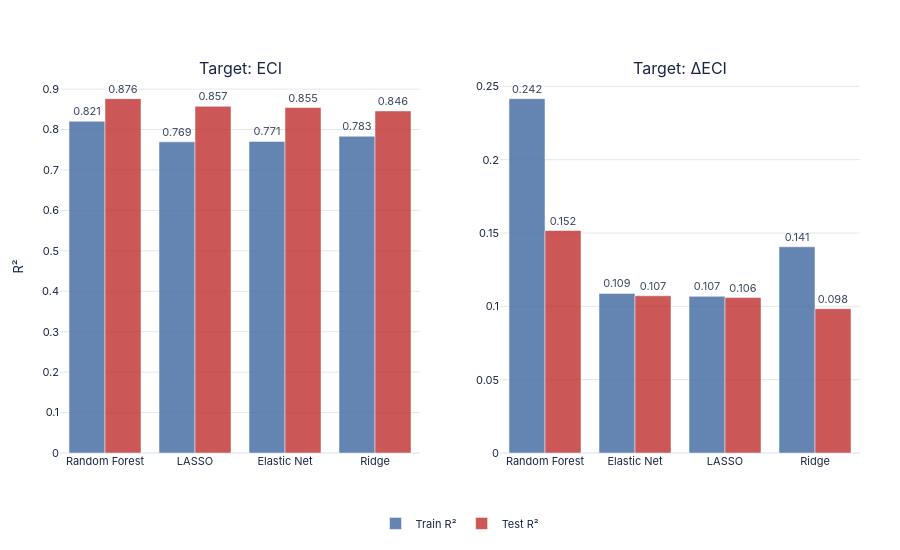
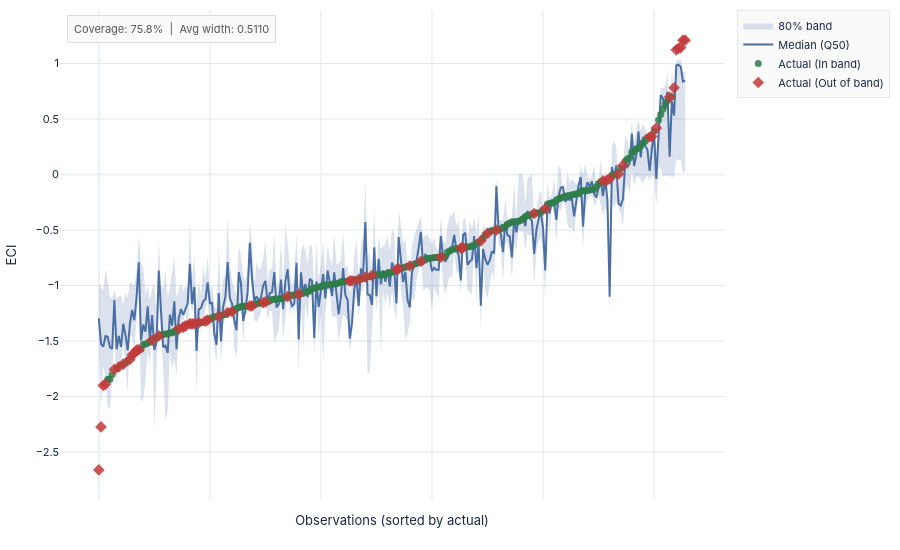
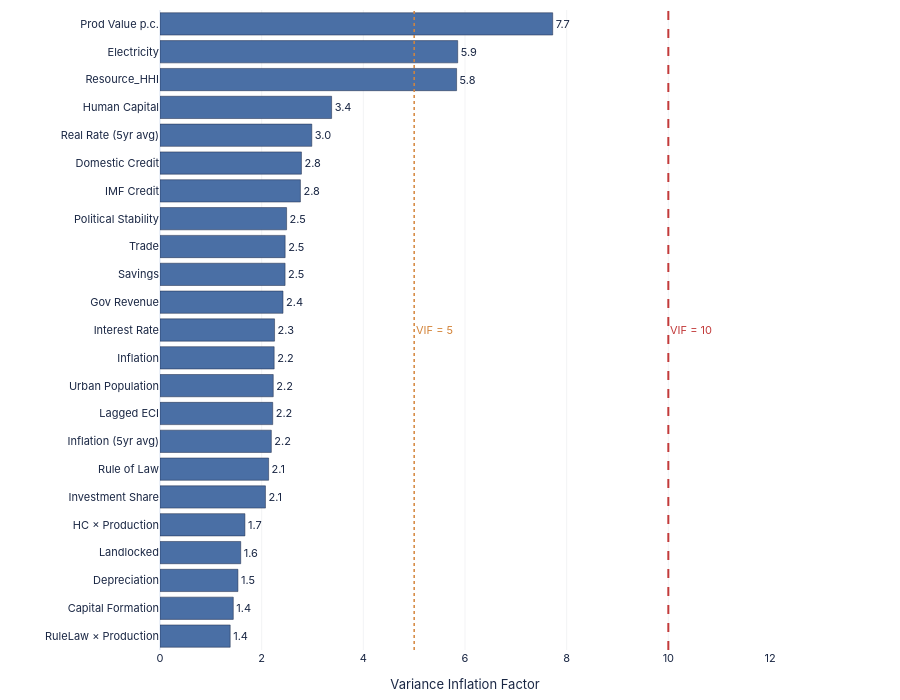
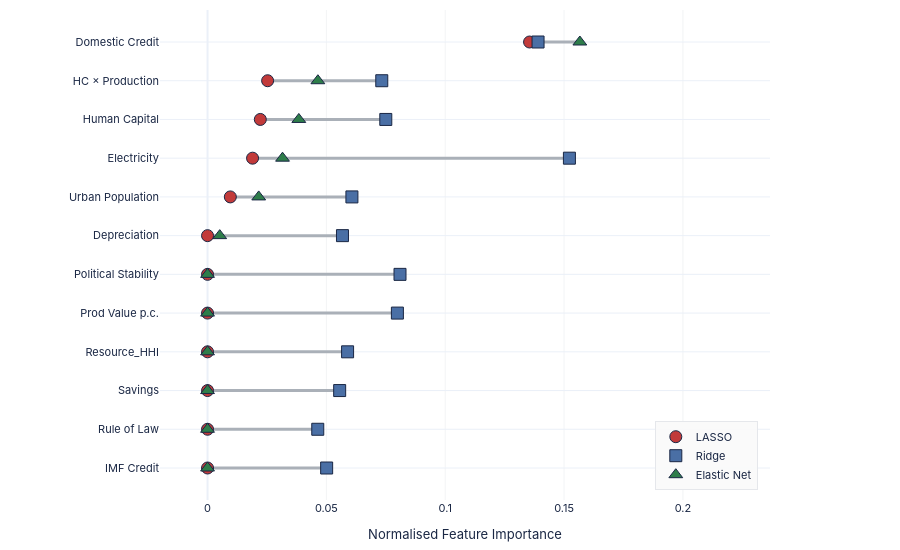

Notebook cell for these charts, in order:
### Markdown cell above
## 6. Visualisations — Interactive (Plotly)

Five interactive charts matching the static charts above.

### Code cell
# ── [A] Train vs Test R² ─────────────────────────────────────────────────────
print("[A] OOS R² comparison...")
figA = make_subplots(rows=1, cols=2, subplot_titles=['Target: ECI', 'Target: ΔECI'],
                     horizontal_spacing=0.1)
for col, perf in enumerate([perf_level, perf_delta], 1):
    figA.add_trace(go.Bar(name='Train R²', x=perf['Model'], y=perf['Train R²'],
                          marker_color=PALETTE['blue'], opacity=0.85,
                          text=[f'{v:.3f}' for v in perf['Train R²']], textposition='outside',
                          showlegend=(col==1)), row=1, col=col)
    figA.add_trace(go.Bar(name='Test R²',  x=perf['Model'], y=perf['Test R²'],
                          marker_color=PALETTE['red'],  opacity=0.85,
                          text=[f'{v:.3f}' for v in perf['Test R²']],  textposition='outside',
                          showlegend=(col==1)), row=1, col=col)
    figA.update_yaxes(title_text='R²' if col==1 else '',
                      gridcolor=STYLE['grid_color'], row=1, col=col)
figA.update_layout(**base_layout(barmode='group', height=STYLE['chart_height'],
                                  legend=dict(orientation='h', y=-0.15, x=0.5, xanchor='center',
                                              font=dict(size=STYLE['legend_size'])),
                                  margin=dict(l=60, r=40, t=80, b=80)))
save_chart(figA, os.path.join(OUT, 'OOS_R2_interactive'))


# ── [B] Prediction intervals ──────────────────────────────────────────────────
print("\n[B] Prediction intervals...")
plot_s  = interval_df.sort_values('Actual').reset_index(drop=True)
xlabels = plot_s.apply(lambda r: f"{r['Country Code']} {int(r['Year'])}", axis=1)

figB = go.Figure()
figB.add_trace(go.Scatter(
    x=list(range(len(plot_s))) + list(range(len(plot_s)))[::-1],
    y=plot_s['Q90'].tolist() + plot_s['Q10'].tolist()[::-1],
    fill='toself', fillcolor='rgba(74,111,165,0.2)',
    line=dict(color='rgba(0,0,0,0)'), hoverinfo='skip', name='80% band'))
figB.add_trace(go.Scatter(x=list(range(len(plot_s))), y=plot_s['Q50'],
    mode='lines', line=dict(color=PALETTE['blue'], width=2), name='Median (Q50)'))
for mask, color, sym, lbl in [
    (plot_s['In_Band'],  PALETTE['green'], 'circle',  'In band'),
    (~plot_s['In_Band'], PALETTE['red'],   'diamond', 'Out of band'),
]:
    figB.add_trace(go.Scatter(
        x=plot_s.index[mask].tolist(), y=plot_s.loc[mask, 'Actual'],
        mode='markers', marker=dict(color=color, size=7 if lbl=='In band' else 9, symbol=sym, opacity=0.85),
        name=f'Actual ({lbl})',
        hovertemplate='%{text}<br>Actual: %{y:.3f}<extra></extra>',
        text=xlabels[mask].tolist()))
figB.update_layout(**base_layout(
    xaxis=dict(title='Observations (sorted by actual)', showticklabels=False,
               gridcolor=STYLE['grid_color']),
    yaxis=dict(title='ECI', gridcolor=STYLE['grid_color']),
    annotations=[dict(text=f"Coverage: {coverage:.1%}  |  Avg width: {avg_width:.4f}",
                      xref='paper', yref='paper', x=0.01, y=0.99, showarrow=False,
                      font=dict(size=11, color='#555'),
                      bgcolor='rgba(250,250,250,0.9)', bordercolor='#ddd', borderwidth=1, borderpad=6)],
    legend=dict(font=dict(size=STYLE['legend_size']), bgcolor='rgba(250,250,250,0.9)',
                bordercolor='#e5e7eb', borderwidth=1)))
save_chart(figB, os.path.join(OUT, 'PredictionIntervals_interactive'))


# ── [C] VIF interactive ───────────────────────────────────────────────────────
print("\n[C] VIF chart (interactive)...")
vif_plot = vif_data.copy()
vif_plot['Short'] = vif_plot['Feature'].apply(shorten)
vif_plot = vif_plot.sort_values('VIF', ascending=True).reset_index(drop=True)
colors_vif = [PALETTE['red'] if v > 10 else PALETTE['blue'] for v in vif_plot['VIF']]

figC = go.Figure(go.Bar(
    y=vif_plot['Short'], x=vif_plot['VIF'], orientation='h',
    marker=dict(color=colors_vif, line=dict(color='#1a2744', width=0.5)),
    text=[f'{v:.1f}' for v in vif_plot['VIF']], textposition='outside',
    textfont=dict(size=STYLE['annotation_size'], color=STYLE['title_color']),
))
figC.add_vline(x=10, line=dict(color=PALETTE['red'],    width=2,   dash='dash'),
               annotation_text='VIF = 10', annotation_position='right',
               annotation_font=dict(size=STYLE['annotation_size'], color=PALETTE['red']))
figC.add_vline(x=5,  line=dict(color=PALETTE['orange'], width=1.5, dash='dot'),
               annotation_text='VIF = 5',  annotation_position='right',
               annotation_font=dict(size=STYLE['annotation_size'], color=PALETTE['orange']))
figC.update_layout(**base_layout(height=STYLE['chart_height_tall'], margin=STYLE['margin_bar'],
                                  xaxis=dict(title=dict(text='Variance Inflation Factor',
                                                        font=dict(size=STYLE['axis_title_size'])),
                                             gridcolor=STYLE['grid_color'], gridwidth=STYLE['grid_width'],
                                             range=[0, max(vif_plot['VIF'].max()*1.15, 12)]),
                                  yaxis=dict(tickfont=dict(size=STYLE['tick_size'])),
                                  showlegend=False))
save_chart(figC, os.path.join(OUT, 'VIF_model2_resource_rich_interactive'), width=1100, height=700)


# ── [D] Model Agreement interactive ──────────────────────────────────────────
print("\n[D] Model agreement (interactive)...")
top12_r = top12.iloc[::-1].reset_index(drop=True)
figD = go.Figure()
for _, row in top12_r.iterrows():
    vals = [row['LASSO'], row['Ridge'], row['Elastic Net']]
    figD.add_trace(go.Scatter(x=[min(vals), max(vals)], y=[row['Short'], row['Short']],
                               mode='lines', line=dict(color='#aab0b8', width=3),
                               showlegend=False, hoverinfo='skip'))
for mname, sym, col in [('LASSO','circle',PALETTE['red']),('Ridge','square',PALETTE['blue']),('Elastic Net','triangle-up',PALETTE['green'])]:
    figD.add_trace(go.Scatter(x=top12_r[mname], y=top12_r['Short'], mode='markers',
                               marker=dict(symbol=sym, size=12, color=col, line=dict(color='#1a2744', width=1)),
                               name=mname, hovertemplate='%{y}: %{x:.3f}<extra>' + mname + '</extra>'))
figD.update_layout(**base_layout(height=STYLE['chart_height'], margin=STYLE['margin_bar'],
                                  xaxis=dict(title=dict(text='Normalised Feature Importance',
                                                        font=dict(size=STYLE['axis_title_size'])),
                                             gridcolor=STYLE['grid_color'], gridwidth=STYLE['grid_width'],
                                             range=[-0.02, top12[['LASSO','Ridge','Elastic Net']].max().max()+0.08]),
                                  yaxis=dict(tickfont=dict(size=STYLE['tick_size'])),
                                  legend=dict(font=dict(size=STYLE['legend_size']),
                                              yanchor='bottom', y=0.02, xanchor='right', x=0.98,
                                              bgcolor='rgba(250,250,250,0.95)', bordercolor='#e5e7eb', borderwidth=1)))
save_chart(figD, os.path.join(OUT, 'ModelAgreement_model2_resource_rich_interactive'), width=1100, height=600)


# ── [E] RF importance interactive ─────────────────────────────────────────────
print("\n[E] RF importance (interactive)...")
def lerp_color(t, c_lo=(230,185,128), c_hi=(180,80,40)):
    return f'rgb({int(c_lo[0]+(c_hi[0]-c_lo[0])*t)},{int(c_lo[1]+(c_hi[1]-c_lo[1])*t)},{int(c_lo[2]+(c_hi[2]-c_lo[2])*t)})'

rf_top_r       = rf_top.iloc[::-1].reset_index(drop=True)
norm_vals_r    = (rf_top_r['Importance'] / rf_top_r['Importance'].max()).values
bar_colors_rf  = [lerp_color(v) for v in norm_vals_r]

figE = go.Figure(go.Bar(
    y=[shorten(f) for f in rf_top_r['Feature']], x=rf_top_r['Importance'], orientation='h',
    marker=dict(color=bar_colors_rf, line=dict(color='#1a2744', width=0.5)),
    text=[f'{v:.4f}' for v in rf_top_r['Importance']], textposition='outside',
    textfont=dict(size=STYLE['annotation_size'], color=STYLE['title_color']),
))
figE.update_layout(**base_layout(height=STYLE['chart_height_tall'], margin=STYLE['margin_bar'],
                                  xaxis=dict(title=dict(text='Mean Decrease in Impurity',
                                                        font=dict(size=STYLE['axis_title_size'])),
                                             gridcolor=STYLE['grid_color'], gridwidth=STYLE['grid_width'],
                                             range=[0, rf_top['Importance'].max()*1.22]),
                                  yaxis=dict(tickfont=dict(size=STYLE['tick_size'])),
                                  showlegend=False,
                                  annotations=[dict(text=f"OOB R²={rf.oob_score_:.3f}  |  200 trees  |  max_depth=4",
                                                    xref='paper', yref='paper', x=0.98, y=0.02,
                                                    showarrow=False, font=dict(size=STYLE['annotation_size'], color='#666'),
                                                    bgcolor='rgba(250,250,250,0.95)', bordercolor='#e5e7eb',
                                                    borderwidth=1, borderpad=6)]))
save_chart(figE, os.path.join(OUT, 'RF_model2_resource_rich_interactive'), width=1100, height=700)
print(f"\n✓ All interactive charts saved to {OUT}/")

### Figure 1 — Plotly figure (JSON) as saved in the notebook; plotly's stock layout.template omitted (floating-point values rounded to 4 significant figures)
{"data": [{"marker": {"color": "#4a6fa5"}, "name": "Train R²", "opacity": 0.85, "showlegend": true, "text": ["0.821", "0.769", "0.771", "0.783"], "textposition": "outside", "type": "bar", "x": ["Random Forest", "LASSO", "Elastic Net", "Ridge"], "xaxis": "x", "y": [0.8205, 0.7695, 0.7707, 0.7835], "yaxis": "y"}, {"marker": {"color": "#c23a3a"}, "name": "Test R²", "opacity": 0.85, "showlegend": true, "text": ["0.876", "0.857", "0.855", "0.846"], "textposition": "outside", "type": "bar", "x": ["Random Forest", "LASSO", "Elastic Net", "Ridge"], "xaxis": "x", "y": [0.8764, 0.8573, 0.8545, 0.846], "yaxis": "y"}, {"marker": {"color": "#4a6fa5"}, "name": "Train R²", "opacity": 0.85, "showlegend": false, "text": ["0.242", "0.109", "0.107", "0.141"], "textposition": "outside", "type": "bar", "x": ["Random Forest", "Elastic Net", "LASSO", "Ridge"], "xaxis": "x2", "y": [0.2416, 0.1088, 0.1068, 0.1406], "yaxis": "y2"}, {"marker": {"color": "#c23a3a"}, "name": "Test R²", "opacity": 0.85, "showlegend": false, "text": ["0.152", "0.107", "0.106", "0.098"], "textposition": "outside", "type": "bar", "x": ["Random Forest", "Elastic Net", "LASSO", "Ridge"], "xaxis": "x2", "y": [0.1517, 0.1072, 0.106, 0.0984], "yaxis": "y2"}], "layout": {"annotations": [{"font": {"size": 16}, "showarrow": false, "text": "Target: ECI", "x": 0.225, "xanchor": "center", "xref": "paper", "y": 1, "yanchor": "bottom", "yref": "paper"}, {"font": {"size": 16}, "showarrow": false, "text": "Target: ΔECI", "x": 0.775, "xanchor": "center", "xref": "paper", "y": 1, "yanchor": "bottom", "yref": "paper"}], "barmode": "group", "font": {"color": "#1a2744", "family": "IBM Plex Sans, -apple-system, BlinkMacSystemFont, sans-serif", "size": 11}, "height": 550, "legend": {"font": {"size": 11}, "orientation": "h", "x": 0.5, "xanchor": "center", "y": -0.15}, "margin": {"b": 80, "l": 60, "r": 40, "t": 80}, "paper_bgcolor": "#FFFFFF", "plot_bgcolor": "#FFFFFF", "xaxis": {"anchor": "y", "domain": [0, 0.45]}, "xaxis2": {"anchor": "y2", "domain": [0.55, 1]}, "yaxis": {"anchor": "x", "domain": [0, 1], "gridcolor": "#e5e7eb", "title": {"text": "R²"}}, "yaxis2": {"anchor": "x2", "domain": [0, 1], "gridcolor": "#e5e7eb", "title": {"text": ""}}}}

### Figure 2 — Plotly figure (JSON) as saved in the notebook; plotly's stock layout.template omitted (floating-point values rounded to 4 significant figures; data arrays with more than 128 entries replaced by an {"elided": "..."} marker saying what was removed)
{"data": [{"fill": "toself", "fillcolor": "rgba(74,111,165,0.2)", "hoverinfo": "skip", "line": {"color": "rgba(0,0,0,0)"}, "name": "80% band", "type": "scatter", "x": {"elided": "530 int values"}, "y": {"elided": "530 float values"}}, {"line": {"color": "#4a6fa5", "width": 2}, "mode": "lines", "name": "Median (Q50)", "type": "scatter", "x": {"elided": "265 int values"}, "y": {"elided": "265 float values"}}, {"hovertemplate": "%{text}<br>Actual: %{y:.3f}<extra></extra>", "marker": {"color": "#2e7d4a", "opacity": 0.85, "size": 7, "symbol": "circle"}, "mode": "markers", "name": "Actual (In band)", "text": {"elided": "201 str values"}, "type": "scatter", "x": {"elided": "201 int values"}, "y": {"elided": "201 float values"}}, {"hovertemplate": "%{text}<br>Actual: %{y:.3f}<extra></extra>", "marker": {"color": "#c23a3a", "opacity": 0.85, "size": 9, "symbol": "diamond"}, "mode": "markers", "name": "Actual (Out of band)", "text": ["TCD 2016", "TCD 2017", "GNQ 2019", "IRQ 2016", "NGA 2016", "NGA 2018", "GIN 2017", "GNQ 2018", "DZA 2015", "GNQ 2016", "AGO 2017", "DZA 2018", "MDG 2019", "NER 2015", "MDG 2018", "MDG 2017", "YEM 2017", "MWI 2016", "NGA 2015", "MMR 2019", "MDG 2016", "COG 2015", "CMR 2018", "VEN 2019", "GAB 2019", "YEM 2016", "COG 2018", "ECU 2019", "ETH 2019", "MNG 2017", "CIV 2019", "AGO 2015", "DZA 2016", "NER 2016", "ETH 2015", "TZA 2019", "MWI 2018", "LBR 2016", "LBR 2019", "MLI 2015", "UGA 2017", "UZB 2015", "CIV 2017", "ZMB 2017", "COG 2016", "MLI 2016", "KAZ 2015", "MLI 2019", "LBR 2017", "EGY 2017", "VNM 2017", "TZA 2018", "IRN 2019", "QAT 2018", "ARE 2017", "ARE 2018", "KWT 2019", "BHR 2017", "SAU 2018", "MYS 2015", "MYS 2017", "MYS 2016", "MYS 2019", "MYS 2018"], "type": "scatter", "x": [0, 1, 2, 3, 7, 9, 11, 14, 15, 16, 17, 18, 24, 27, 36, 38, 39, 41, 42, 43, 45, 48, 49, 54, 58, 60, 68, 69, 74, 75, 85, 90, 113, 114, 117, 120, 123, 134, 135, 140, 145, 154, 163, 164, 172, 175, 179, 196, 201, 227, 229, 230, 234, 236, 248, 249, 251, 257, 259, 260, 261, 262, 263, 264], "y": [-2.661, -2.274, -1.901, -1.888, -1.756, -1.734, -1.709, -1.666, -1.626, -1.608, -1.581, -1.578, -1.494, -1.453, -1.39, -1.377, -1.364, -1.345, -1.345, -1.344, -1.335, -1.32, -1.311, -1.277, -1.243, -1.235, -1.184, -1.184, -1.155, -1.148, -1.1, -1.078, -0.959, -0.958, -0.945, -0.924, -0.908, -0.857, -0.849, -0.823, -0.783, -0.745, -0.663, -0.658, -0.598, -0.531, -0.501, -0.351, -0.308, -0.058, -0.048, -0.038, 0.004, 0.082, 0.338, 0.343, 0.419, 0.698, 0.781, 1.124, 1.138, 1.144, 1.209, 1.211]}], "layout": {"annotations": [{"bgcolor": "rgba(250,250,250,0.9)", "bordercolor": "#ddd", "borderpad": 6, "borderwidth": 1, "font": {"color": "#555", "size": 11}, "showarrow": false, "text": "Coverage: 75.8%  |  Avg width: 0.5110", "x": 0.01, "xref": "paper", "y": 0.99, "yref": "paper"}], "font": {"color": "#1a2744", "family": "IBM Plex Sans, -apple-system, BlinkMacSystemFont, sans-serif", "size": 11}, "height": 550, "legend": {"bgcolor": "rgba(250,250,250,0.9)", "bordercolor": "#e5e7eb", "borderwidth": 1, "font": {"size": 11}}, "margin": {"b": 50, "l": 60, "r": 40, "t": 10}, "paper_bgcolor": "#FFFFFF", "plot_bgcolor": "#FFFFFF", "xaxis": {"gridcolor": "#e5e7eb", "showticklabels": false, "title": {"text": "Observations (sorted by actual)"}}, "yaxis": {"gridcolor": "#e5e7eb", "title": {"text": "ECI"}}}}

### Figure 3 — Plotly figure (JSON) as saved in the notebook; plotly's stock layout.template omitted (floating-point values rounded to 4 significant figures)
{"data": [{"marker": {"color": ["#4a6fa5", "#4a6fa5", "#4a6fa5", "#4a6fa5", "#4a6fa5", "#4a6fa5", "#4a6fa5", "#4a6fa5", "#4a6fa5", "#4a6fa5", "#4a6fa5", "#4a6fa5", "#4a6fa5", "#4a6fa5", "#4a6fa5", "#4a6fa5", "#4a6fa5", "#4a6fa5", "#4a6fa5", "#4a6fa5", "#4a6fa5", "#4a6fa5", "#4a6fa5"], "line": {"color": "#1a2744", "width": 0.5}}, "orientation": "h", "text": ["1.4", "1.4", "1.5", "1.6", "1.7", "2.1", "2.1", "2.2", "2.2", "2.2", "2.2", "2.3", "2.4", "2.5", "2.5", "2.5", "2.8", "2.8", "3.0", "3.4", "5.8", "5.9", "7.7"], "textfont": {"color": "#1a2744", "size": 11}, "textposition": "outside", "type": "bar", "x": [1.381, 1.442, 1.533, 1.588, 1.671, 2.075, 2.137, 2.19, 2.218, 2.228, 2.246, 2.254, 2.42, 2.461, 2.462, 2.491, 2.762, 2.783, 2.986, 3.376, 5.835, 5.857, 7.725], "y": ["RuleLaw × Production", "Capital Formation", "Depreciation", "Landlocked", "HC × Production", "Investment Share", "Rule of Law", "Inflation (5yr avg)", "Lagged ECI", "Urban Population", "Inflation", "Interest Rate", "Gov Revenue", "Savings", "Trade", "Political Stability", "IMF Credit", "Domestic Credit", "Real Rate (5yr avg)", "Human Capital", "Resource_HHI", "Electricity", "Prod Value p.c."]}], "layout": {"annotations": [{"font": {"color": "#c23a3a", "size": 11}, "showarrow": false, "text": "VIF = 10", "x": 10, "xanchor": "left", "xref": "x", "y": 0.5, "yanchor": "middle", "yref": "y domain"}, {"font": {"color": "#d4853b", "size": 11}, "showarrow": false, "text": "VIF = 5", "x": 5, "xanchor": "left", "xref": "x", "y": 0.5, "yanchor": "middle", "yref": "y domain"}], "font": {"color": "#1a2744", "family": "IBM Plex Sans, -apple-system, BlinkMacSystemFont, sans-serif", "size": 11}, "height": 700, "margin": {"b": 50, "l": 160, "r": 130, "t": 10}, "paper_bgcolor": "#FFFFFF", "plot_bgcolor": "#FFFFFF", "shapes": [{"line": {"color": "#c23a3a", "dash": "dash", "width": 2}, "type": "line", "x0": 10, "x1": 10, "xref": "x", "y0": 0, "y1": 1, "yref": "y domain"}, {"line": {"color": "#d4853b", "dash": "dot", "width": 1.5}, "type": "line", "x0": 5, "x1": 5, "xref": "x", "y0": 0, "y1": 1, "yref": "y domain"}], "showlegend": false, "xaxis": {"gridcolor": "#e5e7eb", "gridwidth": 0.5, "range": [0, 12], "title": {"font": {"size": 13}, "text": "Variance Inflation Factor"}}, "yaxis": {"tickfont": {"size": 11}}}}

### Figure 4 — Plotly figure (JSON) as saved in the notebook; plotly's stock layout.template omitted (floating-point values rounded to 4 significant figures)
{"data": [{"hoverinfo": "skip", "line": {"color": "#aab0b8", "width": 3}, "mode": "lines", "showlegend": false, "type": "scatter", "x": [0, 0.05011], "y": ["IMF Credit", "IMF Credit"]}, {"hoverinfo": "skip", "line": {"color": "#aab0b8", "width": 3}, "mode": "lines", "showlegend": false, "type": "scatter", "x": [0, 0.04637], "y": ["Rule of Law", "Rule of Law"]}, {"hoverinfo": "skip", "line": {"color": "#aab0b8", "width": 3}, "mode": "lines", "showlegend": false, "type": "scatter", "x": [0, 0.05559], "y": ["Savings", "Savings"]}, {"hoverinfo": "skip", "line": {"color": "#aab0b8", "width": 3}, "mode": "lines", "showlegend": false, "type": "scatter", "x": [0, 0.05892], "y": ["Resource_HHI", "Resource_HHI"]}, {"hoverinfo": "skip", "line": {"color": "#aab0b8", "width": 3}, "mode": "lines", "showlegend": false, "type": "scatter", "x": [0, 0.07988], "y": ["Prod Value p.c.", "Prod Value p.c."]}, {"hoverinfo": "skip", "line": {"color": "#aab0b8", "width": 3}, "mode": "lines", "showlegend": false, "type": "scatter", "x": [0, 0.08098], "y": ["Political Stability", "Political Stability"]}, {"hoverinfo": "skip", "line": {"color": "#aab0b8", "width": 3}, "mode": "lines", "showlegend": false, "type": "scatter", "x": [0, 0.05677], "y": ["Depreciation", "Depreciation"]}, {"hoverinfo": "skip", "line": {"color": "#aab0b8", "width": 3}, "mode": "lines", "showlegend": false, "type": "scatter", "x": [0.009591, 0.06074], "y": ["Urban Population", "Urban Population"]}, {"hoverinfo": "skip", "line": {"color": "#aab0b8", "width": 3}, "mode": "lines", "showlegend": false, "type": "scatter", "x": [0.01894, 0.1523], "y": ["Electricity", "Electricity"]}, {"hoverinfo": "skip", "line": {"color": "#aab0b8", "width": 3}, "mode": "lines", "showlegend": false, "type": "scatter", "x": [0.0222, 0.075], "y": ["Human Capital", "Human Capital"]}, {"hoverinfo": "skip", "line": {"color": "#aab0b8", "width": 3}, "mode": "lines", "showlegend": false, "type": "scatter", "x": [0.02528, 0.0733], "y": ["HC × Production", "HC × Production"]}, {"hoverinfo": "skip", "line": {"color": "#aab0b8", "width": 3}, "mode": "lines", "showlegend": false, "type": "scatter", "x": [0.1355, 0.1566], "y": ["Domestic Credit", "Domestic Credit"]}, {"hovertemplate": "%{y}: %{x:.3f}<extra>LASSO</extra>", "marker": {"color": "#c23a3a", "line": {"color": "#1a2744", "width": 1}, "size": 12, "symbol": "circle"}, "mode": "markers", "name": "LASSO", "type": "scatter", "x": [0.0, 0.0, 0.0, 0.0, 0.0, 0.0, 0.0, 0.009591, 0.01894, 0.0222, 0.02528, 0.1355], "y": ["IMF Credit", "Rule of Law", "Savings", "Resource_HHI", "Prod Value p.c.", "Political Stability", "Depreciation", "Urban Population", "Electricity", "Human Capital", "HC × Production", "Domestic Credit"]}, {"hovertemplate": "%{y}: %{x:.3f}<extra>Ridge</extra>", "marker": {"color": "#4a6fa5", "line": {"color": "#1a2744", "width": 1}, "size": 12, "symbol": "square"}, "mode": "markers", "name": "Ridge", "type": "scatter", "x": [0.05011, 0.04637, 0.05559, 0.05892, 0.07988, 0.08098, 0.05677, 0.06074, 0.1523, 0.075, 0.0733, 0.1391], "y": ["IMF Credit", "Rule of Law", "Savings", "Resource_HHI", "Prod Value p.c.", "Political Stability", "Depreciation", "Urban Population", "Electricity", "Human Capital", "HC × Production", "Domestic Credit"]}, {"hovertemplate": "%{y}: %{x:.3f}<extra>Elastic Net</extra>", "marker": {"color": "#2e7d4a", "line": {"color": "#1a2744", "width": 1}, "size": 12, "symbol": "triangle-up"}, "mode": "markers", "name": "Elastic Net", "type": "scatter", "x": [0.0, 0.0, 0.0, 0.0, 0.0, 0.0, 0.005132, 0.02153, 0.03155, 0.0384, 0.04642, 0.1566], "y": ["IMF Credit", "Rule of Law", "Savings", "Resource_HHI", "Prod Value p.c.", "Political Stability", "Depreciation", "Urban Population", "Electricity", "Human Capital", "HC × Production", "Domestic Credit"]}], "layout": {"font": {"color": "#1a2744", "family": "IBM Plex Sans, -apple-system, BlinkMacSystemFont, sans-serif", "size": 11}, "height": 550, "legend": {"bgcolor": "rgba(250,250,250,0.95)", "bordercolor": "#e5e7eb", "borderwidth": 1, "font": {"size": 11}, "x": 0.98, "xanchor": "right", "y": 0.02, "yanchor": "bottom"}, "margin": {"b": 50, "l": 160, "r": 130, "t": 10}, "paper_bgcolor": "#FFFFFF", "plot_bgcolor": "#FFFFFF", "xaxis": {"gridcolor": "#e5e7eb", "gridwidth": 0.5, "range": [-0.02, 0.2366], "title": {"font": {"size": 13}, "text": "Normalised Feature Importance"}}, "yaxis": {"tickfont": {"size": 11}}}}
